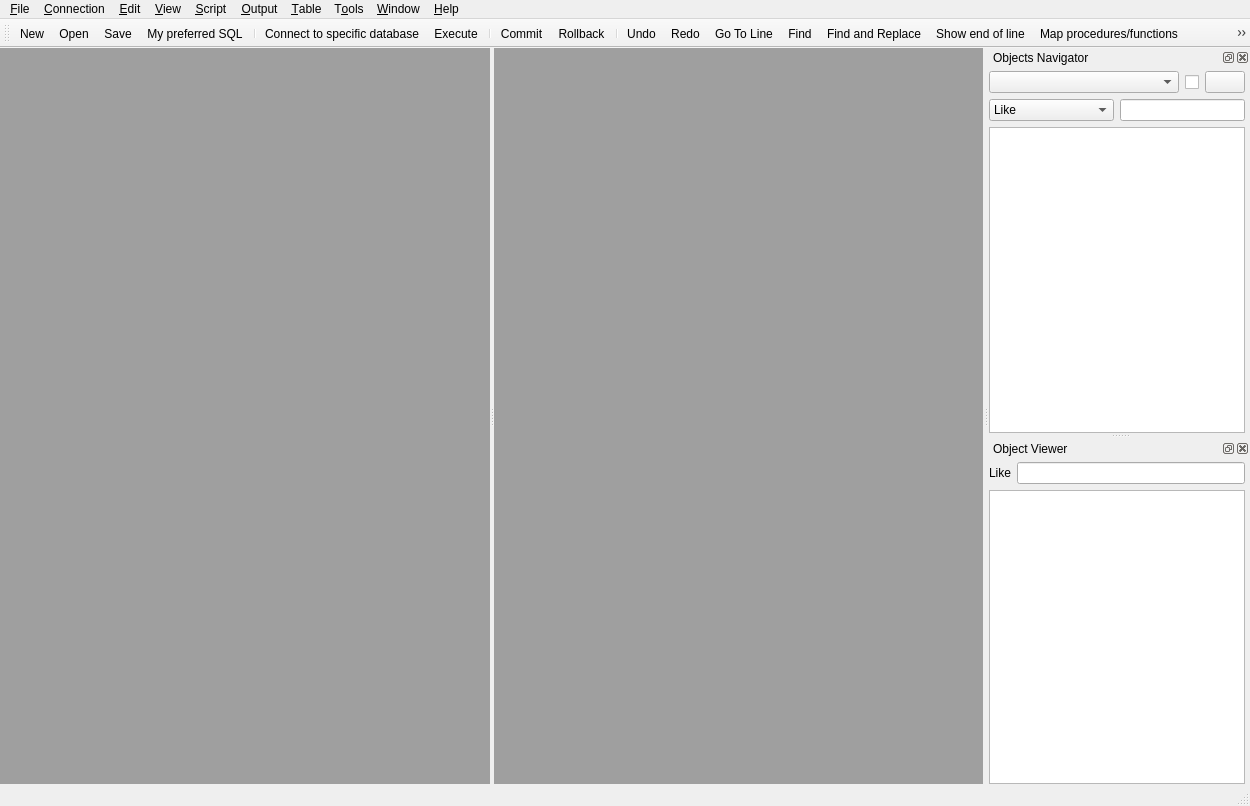
<?xml version="1.0" encoding="UTF-8"?>
<ui version="4.0">
 <class>MSql_win1</class>
 <widget class="QMainWindow" name="MSql_win1">
  <property name="geometry">
   <rect>
    <x>0</x>
    <y>0</y>
    <width>1250</width>
    <height>806</height>
   </rect>
  </property>
  <property name="windowTitle">
   <string>MSql Editor</string>
  </property>
  <property name="windowIcon">
   <iconset resource="resource.qrc">
    <normaloff>:/icons/icons/MSql.ico</normaloff>:/icons/icons/MSql.ico</iconset>
  </property>
  <widget class="QWidget" name="centralwidget">
   <property name="sizePolicy">
    <sizepolicy hsizetype="Expanding" vsizetype="Expanding">
     <horstretch>0</horstretch>
     <verstretch>0</verstretch>
    </sizepolicy>
   </property>
   <layout class="QGridLayout" name="gridLayout_3">
    <property name="leftMargin">
     <number>0</number>
    </property>
    <property name="topMargin">
     <number>0</number>
    </property>
    <property name="rightMargin">
     <number>0</number>
    </property>
    <property name="bottomMargin">
     <number>0</number>
    </property>
    <item row="0" column="0">
     <widget class="QSplitter" name="splitter_mdi">
      <property name="orientation">
       <enum>Qt::Horizontal</enum>
      </property>
      <widget class="QMdiArea" name="mdiArea">
       <property name="activationOrder">
        <enum>QMdiArea::ActivationHistoryOrder</enum>
       </property>
       <property name="viewMode">
        <enum>QMdiArea::TabbedView</enum>
       </property>
       <property name="tabsClosable">
        <bool>true</bool>
       </property>
       <property name="tabsMovable">
        <bool>true</bool>
       </property>
      </widget>
      <widget class="QMdiArea" name="mdiArea_2">
       <property name="activationOrder">
        <enum>QMdiArea::ActivationHistoryOrder</enum>
       </property>
       <property name="viewMode">
        <enum>QMdiArea::TabbedView</enum>
       </property>
       <property name="tabsClosable">
        <bool>true</bool>
       </property>
       <property name="tabsMovable">
        <bool>true</bool>
       </property>
      </widget>
     </widget>
    </item>
   </layout>
  </widget>
  <widget class="QMenuBar" name="menuBar">
   <property name="geometry">
    <rect>
     <x>0</x>
     <y>0</y>
     <width>1250</width>
     <height>26</height>
    </rect>
   </property>
   <widget class="QMenu" name="menuFiles">
    <property name="title">
     <string>&amp;File</string>
    </property>
    <widget class="QMenu" name="menuRecent_file">
     <property name="title">
      <string>Recent file</string>
     </property>
    </widget>
    <addaction name="actionNew"/>
    <addaction name="actionOpen"/>
    <addaction name="menuRecent_file"/>
    <addaction name="separator"/>
    <addaction name="actionSave"/>
    <addaction name="actionSave_as"/>
    <addaction name="separator"/>
    <addaction name="actionClose"/>
    <addaction name="actionClose_all"/>
    <addaction name="separator"/>
    <addaction name="actionUTF_8_Coding"/>
    <addaction name="separator"/>
    <addaction name="actionPreferences"/>
    <addaction name="separator"/>
    <addaction name="actionExit"/>
   </widget>
   <widget class="QMenu" name="menuServer">
    <property name="title">
     <string>&amp;Connection</string>
    </property>
    <addaction name="actionConnect"/>
   </widget>
   <widget class="QMenu" name="menuEdit">
    <property name="title">
     <string>&amp;Edit</string>
    </property>
    <addaction name="actionFind"/>
    <addaction name="actionFind_and_Replace"/>
    <addaction name="actionGo_To_Line"/>
    <addaction name="separator"/>
    <addaction name="actionRect_selection"/>
    <addaction name="actionUppercase_current_selection"/>
    <addaction name="actionLowercase"/>
    <addaction name="separator"/>
    <addaction name="actionComment_selection"/>
    <addaction name="actionUncomment_selection"/>
    <addaction name="separator"/>
    <addaction name="actionUndo"/>
    <addaction name="actionRedo"/>
    <addaction name="actionCut"/>
    <addaction name="actionCopy"/>
    <addaction name="actionPaste"/>
    <addaction name="actionSelectAll"/>
    <addaction name="separator"/>
    <addaction name="actionFormat_SQL_instruction"/>
   </widget>
   <widget class="QMenu" name="menuRun">
    <property name="title">
     <string>&amp;Script</string>
    </property>
    <addaction name="actionRun_selected_area"/>
    <addaction name="actionCommit"/>
    <addaction name="actionRollback"/>
    <addaction name="separator"/>
    <addaction name="actionExplain_Plan"/>
    <addaction name="separator"/>
    <addaction name="actionFind_object"/>
    <addaction name="actionQuick_query"/>
   </widget>
   <widget class="QMenu" name="menuAdvanced">
    <property name="title">
     <string>&amp;Table</string>
    </property>
    <addaction name="actionMake_table_editable"/>
    <addaction name="actionSave_modified_data"/>
   </widget>
   <widget class="QMenu" name="menuSql">
    <property name="title">
     <string>&amp;Output</string>
    </property>
    <addaction name="actionGo_to_Top"/>
    <addaction name="actionGo_to_End"/>
    <addaction name="actionExport_to_Excel"/>
    <addaction name="separator"/>
    <addaction name="actionAutoColumnResize"/>
    <addaction name="separator"/>
    <addaction name="actionClear_output"/>
    <addaction name="actionAuto_clear_output"/>
    <addaction name="separator"/>
    <addaction name="actionExtract_sql_from_output"/>
    <addaction name="separator"/>
    <addaction name="actionFont_output_selector"/>
   </widget>
   <widget class="QMenu" name="menuWindow">
    <property name="title">
     <string>&amp;Window</string>
    </property>
    <addaction name="actionCascade"/>
    <addaction name="actionTile"/>
    <addaction name="separator"/>
    <addaction name="actionTabbed"/>
    <addaction name="separator"/>
   </widget>
   <widget class="QMenu" name="menuHelp">
    <property name="title">
     <string>&amp;Help</string>
    </property>
    <addaction name="actionHelp"/>
    <addaction name="actionProgram_info"/>
   </widget>
   <widget class="QMenu" name="menuTools">
    <property name="title">
     <string>T&amp;ools</string>
    </property>
    <addaction name="actionMaps_procedure_function"/>
    <addaction name="actionMy_preferred_SQL"/>
    <addaction name="actionHistory"/>
    <addaction name="actionCreate_autocompletation_dictionary"/>
    <addaction name="separator"/>
    <addaction name="actionObjects_Navigator"/>
    <addaction name="actionObject_Viewer"/>
   </widget>
   <widget class="QMenu" name="menuView">
    <property name="title">
     <string>&amp;View</string>
    </property>
    <addaction name="actionZoom_In"/>
    <addaction name="actionZoom_Out"/>
    <addaction name="separator"/>
    <addaction name="actionFold_All"/>
    <addaction name="actionShow_end_of_line"/>
    <addaction name="separator"/>
    <addaction name="actionSplit_view"/>
    <addaction name="separator"/>
    <addaction name="actionFont_editor_selector"/>
   </widget>
   <addaction name="menuFiles"/>
   <addaction name="menuServer"/>
   <addaction name="menuEdit"/>
   <addaction name="menuView"/>
   <addaction name="menuRun"/>
   <addaction name="menuSql"/>
   <addaction name="menuAdvanced"/>
   <addaction name="menuTools"/>
   <addaction name="menuWindow"/>
   <addaction name="menuHelp"/>
  </widget>
  <widget class="QDockWidget" name="dockWidget">
   <property name="sizePolicy">
    <sizepolicy hsizetype="Expanding" vsizetype="Expanding">
     <horstretch>0</horstretch>
     <verstretch>0</verstretch>
    </sizepolicy>
   </property>
   <property name="minimumSize">
    <size>
     <width>250</width>
     <height>210</height>
    </size>
   </property>
   <property name="windowTitle">
    <string>Objects Navigator</string>
   </property>
   <attribute name="dockWidgetArea">
    <number>2</number>
   </attribute>
   <widget class="QWidget" name="dockWidgetContents">
    <property name="sizePolicy">
     <sizepolicy hsizetype="Expanding" vsizetype="Expanding">
      <horstretch>0</horstretch>
      <verstretch>0</verstretch>
     </sizepolicy>
    </property>
    <layout class="QHBoxLayout" name="horizontalLayout_4">
     <property name="leftMargin">
      <number>0</number>
     </property>
     <property name="topMargin">
      <number>0</number>
     </property>
     <property name="rightMargin">
      <number>5</number>
     </property>
     <property name="bottomMargin">
      <number>0</number>
     </property>
     <item>
      <widget class="QWidget" name="widget" native="true">
       <property name="sizePolicy">
        <sizepolicy hsizetype="Expanding" vsizetype="Expanding">
         <horstretch>0</horstretch>
         <verstretch>0</verstretch>
        </sizepolicy>
       </property>
       <layout class="QGridLayout" name="gridLayout">
        <property name="leftMargin">
         <number>0</number>
        </property>
        <property name="topMargin">
         <number>4</number>
        </property>
        <property name="rightMargin">
         <number>0</number>
        </property>
        <property name="bottomMargin">
         <number>0</number>
        </property>
        <item row="0" column="0">
         <layout class="QHBoxLayout" name="horizontalLayout_2" stretch="2,0,0">
          <item>
           <widget class="QComboBox" name="oggetti_db_scelta">
            <property name="sizePolicy">
             <sizepolicy hsizetype="Preferred" vsizetype="Preferred">
              <horstretch>0</horstretch>
              <verstretch>0</verstretch>
             </sizepolicy>
            </property>
            <item>
             <property name="text">
              <string/>
             </property>
            </item>
            <item>
             <property name="text">
              <string>Tables</string>
             </property>
             <property name="icon">
              <iconset resource="resource.qrc">
               <normaloff>:/icons/icons/table.png</normaloff>:/icons/icons/table.png</iconset>
             </property>
            </item>
            <item>
             <property name="text">
              <string>Packages body</string>
             </property>
             <property name="icon">
              <iconset resource="resource.qrc">
               <normaloff>:/icons/icons/package_body.png</normaloff>:/icons/icons/package_body.png</iconset>
             </property>
            </item>
            <item>
             <property name="text">
              <string>Packages</string>
             </property>
             <property name="icon">
              <iconset resource="resource.qrc">
               <normaloff>:/icons/icons/package.png</normaloff>:/icons/icons/package.png</iconset>
             </property>
            </item>
            <item>
             <property name="text">
              <string>Procedures</string>
             </property>
             <property name="icon">
              <iconset resource="resource.qrc">
               <normaloff>:/icons/icons/procedure.png</normaloff>:/icons/icons/procedure.png</iconset>
             </property>
            </item>
            <item>
             <property name="text">
              <string>Functions</string>
             </property>
             <property name="icon">
              <iconset resource="resource.qrc">
               <normaloff>:/icons/icons/function.png</normaloff>:/icons/icons/function.png</iconset>
             </property>
            </item>
            <item>
             <property name="text">
              <string>Triggers</string>
             </property>
             <property name="icon">
              <iconset resource="resource.qrc">
               <normaloff>:/icons/icons/trigger.png</normaloff>:/icons/icons/trigger.png</iconset>
             </property>
            </item>
            <item>
             <property name="text">
              <string>Views</string>
             </property>
             <property name="icon">
              <iconset resource="resource.qrc">
               <normaloff>:/icons/icons/view.png</normaloff>:/icons/icons/view.png</iconset>
             </property>
            </item>
            <item>
             <property name="text">
              <string>Sequences</string>
             </property>
             <property name="icon">
              <iconset resource="resource.qrc">
               <normaloff>:/icons/icons/sequence.png</normaloff>:/icons/icons/sequence.png</iconset>
             </property>
            </item>
            <item>
             <property name="text">
              <string>Primary keys</string>
             </property>
             <property name="icon">
              <iconset resource="resource.qrc">
               <normaloff>:/icons/icons/primary_key.png</normaloff>:/icons/icons/primary_key.png</iconset>
             </property>
            </item>
            <item>
             <property name="text">
              <string>Unique keys</string>
             </property>
             <property name="icon">
              <iconset resource="resource.qrc">
               <normaloff>:/icons/icons/unique_key.png</normaloff>:/icons/icons/unique_key.png</iconset>
             </property>
            </item>
            <item>
             <property name="text">
              <string>Foreign keys</string>
             </property>
             <property name="icon">
              <iconset resource="resource.qrc">
               <normaloff>:/icons/icons/foreign_key.png</normaloff>:/icons/icons/foreign_key.png</iconset>
             </property>
            </item>
            <item>
             <property name="text">
              <string>Check keys</string>
             </property>
             <property name="icon">
              <iconset resource="resource.qrc">
               <normaloff>:/icons/icons/check_key.png</normaloff>:/icons/icons/check_key.png</iconset>
             </property>
            </item>
            <item>
             <property name="text">
              <string>Indexes</string>
             </property>
             <property name="icon">
              <iconset resource="resource.qrc">
               <normaloff>:/icons/icons/index.png</normaloff>:/icons/icons/index.png</iconset>
             </property>
            </item>
            <item>
             <property name="text">
              <string>Synonyms</string>
             </property>
             <property name="icon">
              <iconset resource="resource.qrc">
               <normaloff>:/icons/icons/synonym.png</normaloff>:/icons/icons/synonym.png</iconset>
             </property>
            </item>
           </widget>
          </item>
          <item>
           <widget class="QCheckBox" name="e_view_description">
            <property name="sizePolicy">
             <sizepolicy hsizetype="Fixed" vsizetype="Preferred">
              <horstretch>0</horstretch>
              <verstretch>0</verstretch>
             </sizepolicy>
            </property>
            <property name="toolTip">
             <string>&lt;html&gt;&lt;head/&gt;&lt;body&gt;&lt;p&gt;Load object description&lt;/p&gt;&lt;/body&gt;&lt;/html&gt;</string>
            </property>
            <property name="text">
             <string/>
            </property>
           </widget>
          </item>
          <item>
           <widget class="QPushButton" name="oggetti_db_refresh">
            <property name="text">
             <string/>
            </property>
            <property name="icon">
             <iconset resource="resource.qrc">
              <normaloff>:/icons/icons/refresh.png</normaloff>:/icons/icons/refresh.png</iconset>
            </property>
            <property name="iconSize">
             <size>
              <width>18</width>
              <height>18</height>
             </size>
            </property>
           </widget>
          </item>
         </layout>
        </item>
        <item row="1" column="0">
         <layout class="QHBoxLayout" name="horizontalLayout">
          <item>
           <widget class="QComboBox" name="oggetti_db_tipo_ricerca">
            <item>
             <property name="text">
              <string>Like</string>
             </property>
            </item>
            <item>
             <property name="text">
              <string>Start with</string>
             </property>
            </item>
            <item>
             <property name="text">
              <string>Only invalid</string>
             </property>
             <property name="icon">
              <iconset resource="resource.qrc">
               <normaloff>:/icons/icons/error.png</normaloff>:/icons/icons/error.png</iconset>
             </property>
            </item>
            <item>
             <property name="text">
              <string>Only disabled</string>
             </property>
             <property name="icon">
              <iconset resource="resource.qrc">
               <normaloff>:/icons/icons/disabled.png</normaloff>:/icons/icons/disabled.png</iconset>
             </property>
            </item>
           </widget>
          </item>
          <item>
           <widget class="QLineEdit" name="oggetti_db_ricerca">
            <property name="sizePolicy">
             <sizepolicy hsizetype="Preferred" vsizetype="Preferred">
              <horstretch>0</horstretch>
              <verstretch>0</verstretch>
             </sizepolicy>
            </property>
            <property name="inputMethodHints">
             <set>Qt::ImhNone</set>
            </property>
            <property name="clearButtonEnabled">
             <bool>true</bool>
            </property>
           </widget>
          </item>
         </layout>
        </item>
        <item row="2" column="0">
         <widget class="QListView" name="oggetti_db_elenco">
          <property name="font">
           <font>
            <pointsize>8</pointsize>
           </font>
          </property>
          <property name="editTriggers">
           <set>QAbstractItemView::NoEditTriggers</set>
          </property>
          <property name="dragEnabled">
           <bool>true</bool>
          </property>
          <property name="dragDropMode">
           <enum>QAbstractItemView::DragOnly</enum>
          </property>
          <property name="alternatingRowColors">
           <bool>true</bool>
          </property>
          <property name="selectionMode">
           <enum>QAbstractItemView::ContiguousSelection</enum>
          </property>
         </widget>
        </item>
       </layout>
      </widget>
     </item>
    </layout>
   </widget>
  </widget>
  <widget class="QStatusBar" name="statusBar"/>
  <widget class="QDockWidget" name="dockWidget_2">
   <property name="sizePolicy">
    <sizepolicy hsizetype="Expanding" vsizetype="Expanding">
     <horstretch>0</horstretch>
     <verstretch>0</verstretch>
    </sizepolicy>
   </property>
   <property name="minimumSize">
    <size>
     <width>241</width>
     <height>170</height>
    </size>
   </property>
   <property name="windowTitle">
    <string>Object Viewer</string>
   </property>
   <attribute name="dockWidgetArea">
    <number>2</number>
   </attribute>
   <widget class="QWidget" name="dockWidgetContents_2">
    <layout class="QGridLayout" name="gridLayout_2">
     <property name="leftMargin">
      <number>0</number>
     </property>
     <property name="topMargin">
      <number>4</number>
     </property>
     <property name="rightMargin">
      <number>5</number>
     </property>
     <property name="bottomMargin">
      <number>0</number>
     </property>
     <item row="0" column="0">
      <layout class="QHBoxLayout" name="horizontalLayout_3">
       <item>
        <widget class="QLabel" name="label">
         <property name="text">
          <string>Like</string>
         </property>
        </widget>
       </item>
       <item>
        <widget class="QLineEdit" name="e_object_viewer_find">
         <property name="clearButtonEnabled">
          <bool>true</bool>
         </property>
        </widget>
       </item>
      </layout>
     </item>
     <item row="1" column="0">
      <widget class="QTreeView" name="db_oggetto_tree">
       <property name="font">
        <font>
         <pointsize>8</pointsize>
        </font>
       </property>
       <property name="editTriggers">
        <set>QAbstractItemView::NoEditTriggers</set>
       </property>
       <property name="dragEnabled">
        <bool>true</bool>
       </property>
       <property name="alternatingRowColors">
        <bool>true</bool>
       </property>
       <property name="selectionMode">
        <enum>QAbstractItemView::ExtendedSelection</enum>
       </property>
       <property name="indentation">
        <number>15</number>
       </property>
      </widget>
     </item>
    </layout>
   </widget>
  </widget>
  <widget class="QToolBar" name="toolBar">
   <property name="windowTitle">
    <string>toolBar</string>
   </property>
   <attribute name="toolBarArea">
    <enum>TopToolBarArea</enum>
   </attribute>
   <attribute name="toolBarBreak">
    <bool>false</bool>
   </attribute>
   <addaction name="actionNew"/>
   <addaction name="actionOpen"/>
   <addaction name="actionSave"/>
   <addaction name="actionMy_preferred_SQL"/>
   <addaction name="separator"/>
   <addaction name="actionConnect"/>
   <addaction name="actionRun_selected_area"/>
   <addaction name="separator"/>
   <addaction name="actionCommit"/>
   <addaction name="actionRollback"/>
   <addaction name="separator"/>
   <addaction name="actionUndo"/>
   <addaction name="actionRedo"/>
   <addaction name="actionGo_To_Line"/>
   <addaction name="actionFind"/>
   <addaction name="actionFind_and_Replace"/>
   <addaction name="actionShow_end_of_line"/>
   <addaction name="actionMaps_procedure_function"/>
   <addaction name="actionZoom_In"/>
   <addaction name="actionZoom_Out"/>
   <addaction name="actionSplit_view"/>
   <addaction name="separator"/>
   <addaction name="actionAutoColumnResize"/>
   <addaction name="actionExport_to_Excel"/>
   <addaction name="separator"/>
   <addaction name="actionClear_output"/>
   <addaction name="actionMake_table_editable"/>
   <addaction name="actionSave_modified_data"/>
   <addaction name="separator"/>
   <addaction name="actionHistory"/>
   <addaction name="actionCreate_autocompletation_dictionary"/>
   <addaction name="actionPreferences"/>
   <addaction name="actionProgram_info"/>
  </widget>
  <action name="actionOpen">
   <property name="icon">
    <iconset resource="resource.qrc">
     <normaloff>:/icons/icons/folder.png</normaloff>:/icons/icons/folder.png</iconset>
   </property>
   <property name="text">
    <string>Open</string>
   </property>
   <property name="shortcut">
    <string>Ctrl+O</string>
   </property>
  </action>
  <action name="actionSave">
   <property name="icon">
    <iconset resource="resource.qrc">
     <normaloff>:/icons/icons/disk.png</normaloff>:/icons/icons/disk.png</iconset>
   </property>
   <property name="text">
    <string>Save</string>
   </property>
   <property name="shortcut">
    <string>Ctrl+S</string>
   </property>
  </action>
  <action name="actionExit">
   <property name="icon">
    <iconset resource="resource.qrc">
     <normaloff>:/icons/icons/kill.png</normaloff>:/icons/icons/kill.png</iconset>
   </property>
   <property name="text">
    <string>Exit</string>
   </property>
  </action>
  <action name="actionFind">
   <property name="checkable">
    <bool>false</bool>
   </property>
   <property name="icon">
    <iconset resource="resource.qrc">
     <normaloff>:/icons/icons/search_file.png</normaloff>:/icons/icons/search_file.png</iconset>
   </property>
   <property name="text">
    <string>Find</string>
   </property>
   <property name="shortcut">
    <string>Ctrl+F</string>
   </property>
  </action>
  <action name="actionFind_and_Replace">
   <property name="icon">
    <iconset resource="resource.qrc">
     <normaloff>:/icons/icons/find_adn_replace.png</normaloff>:/icons/icons/find_adn_replace.png</iconset>
   </property>
   <property name="text">
    <string>Find and Replace</string>
   </property>
   <property name="shortcut">
    <string>Ctrl+H</string>
   </property>
  </action>
  <action name="actionRun_selected_area">
   <property name="icon">
    <iconset resource="resource.qrc">
     <normaloff>:/icons/icons/go.png</normaloff>:/icons/icons/go.png</iconset>
   </property>
   <property name="text">
    <string>Execute</string>
   </property>
   <property name="shortcut">
    <string>F5</string>
   </property>
  </action>
  <action name="actionMake_table_editable">
   <property name="checkable">
    <bool>true</bool>
   </property>
   <property name="icon">
    <iconset resource="resource.qrc">
     <normaloff>:/icons/icons/edit.png</normaloff>:/icons/icons/edit.png</iconset>
   </property>
   <property name="text">
    <string>Make table editable</string>
   </property>
   <property name="shortcut">
    <string>F10</string>
   </property>
  </action>
  <action name="actionSave_modified_data">
   <property name="icon">
    <iconset resource="resource.qrc">
     <normaloff>:/icons/icons/function.png</normaloff>:/icons/icons/function.png</iconset>
   </property>
   <property name="text">
    <string>Script the changed data</string>
   </property>
  </action>
  <action name="actionGo_to_Top">
   <property name="icon">
    <iconset resource="resource.qrc">
     <normaloff>:/icons/icons/arrow_up.png</normaloff>:/icons/icons/arrow_up.png</iconset>
   </property>
   <property name="text">
    <string>Go to Top</string>
   </property>
   <property name="shortcut">
    <string>F7</string>
   </property>
  </action>
  <action name="actionGo_to_End">
   <property name="icon">
    <iconset resource="resource.qrc">
     <normaloff>:/icons/icons/down.png</normaloff>:/icons/icons/down.png</iconset>
   </property>
   <property name="text">
    <string>Go to End</string>
   </property>
   <property name="shortcut">
    <string>F6</string>
   </property>
  </action>
  <action name="actionExport_to_Excel">
   <property name="icon">
    <iconset resource="resource.qrc">
     <normaloff>:/icons/icons/csv.png</normaloff>:/icons/icons/csv.png</iconset>
   </property>
   <property name="text">
    <string>Export to Excel-CSV</string>
   </property>
  </action>
  <action name="actionAutoColumnResize">
   <property name="checkable">
    <bool>true</bool>
   </property>
   <property name="icon">
    <iconset resource="resource.qrc">
     <normaloff>:/icons/icons/fix_column.png</normaloff>:/icons/icons/fix_column.png</iconset>
   </property>
   <property name="text">
    <string>Auto Column Resize</string>
   </property>
  </action>
  <action name="actionSave_as">
   <property name="text">
    <string>Save as</string>
   </property>
   <property name="shortcut">
    <string>Ctrl+Shift+S</string>
   </property>
  </action>
  <action name="actionUTF_8_Coding">
   <property name="checkable">
    <bool>true</bool>
   </property>
   <property name="text">
    <string>UTF-8 Coding</string>
   </property>
  </action>
  <action name="actionFont_editor_selector">
   <property name="icon">
    <iconset resource="resource.qrc">
     <normaloff>:/icons/icons/font_type.png</normaloff>:/icons/icons/font_type.png</iconset>
   </property>
   <property name="text">
    <string>Font editor selector</string>
   </property>
  </action>
  <action name="actionFont_output_selector">
   <property name="icon">
    <iconset resource="resource.qrc">
     <normaloff>:/icons/icons/font_type.png</normaloff>:/icons/icons/font_type.png</iconset>
   </property>
   <property name="text">
    <string>Font output selector</string>
   </property>
  </action>
  <action name="actionCascade">
   <property name="icon">
    <iconset resource="resource.qrc">
     <normaloff>:/icons/icons/window2.png</normaloff>:/icons/icons/window2.png</iconset>
   </property>
   <property name="text">
    <string>Cascade</string>
   </property>
  </action>
  <action name="actionTile">
   <property name="icon">
    <iconset resource="resource.qrc">
     <normaloff>:/icons/icons/window.png</normaloff>:/icons/icons/window.png</iconset>
   </property>
   <property name="text">
    <string>Tile</string>
   </property>
  </action>
  <action name="actionNew">
   <property name="icon">
    <iconset resource="resource.qrc">
     <normaloff>:/icons/icons/new.png</normaloff>:/icons/icons/new.png</iconset>
   </property>
   <property name="text">
    <string>New</string>
   </property>
   <property name="shortcut">
    <string>Ctrl+N</string>
   </property>
  </action>
  <action name="actionProgram_info">
   <property name="icon">
    <iconset resource="resource.qrc">
     <normaloff>:/icons/icons/info.png</normaloff>:/icons/icons/info.png</iconset>
   </property>
   <property name="text">
    <string>Program info</string>
   </property>
  </action>
  <action name="actionCommit">
   <property name="icon">
    <iconset resource="resource.qrc">
     <normaloff>:/icons/icons/confirm.png</normaloff>:/icons/icons/confirm.png</iconset>
   </property>
   <property name="text">
    <string>Commit</string>
   </property>
   <property name="shortcut">
    <string>F8</string>
   </property>
  </action>
  <action name="actionRollback">
   <property name="icon">
    <iconset resource="resource.qrc">
     <normaloff>:/icons/icons/rollback.png</normaloff>:/icons/icons/rollback.png</iconset>
   </property>
   <property name="text">
    <string>Rollback</string>
   </property>
  </action>
  <action name="actionClear_output">
   <property name="icon">
    <iconset resource="resource.qrc">
     <normaloff>:/icons/icons/eraser.png</normaloff>:/icons/icons/eraser.png</iconset>
   </property>
   <property name="text">
    <string>Clear result,output</string>
   </property>
  </action>
  <action name="actionObjects_Navigator">
   <property name="icon">
    <iconset resource="resource.qrc">
     <normaloff>:/icons/icons/navigator.png</normaloff>:/icons/icons/navigator.png</iconset>
   </property>
   <property name="text">
    <string>Objects Navigator</string>
   </property>
  </action>
  <action name="actionObject_Viewer">
   <property name="icon">
    <iconset resource="resource.qrc">
     <normaloff>:/icons/icons/view.png</normaloff>:/icons/icons/view.png</iconset>
   </property>
   <property name="text">
    <string>Object Viewer</string>
   </property>
  </action>
  <action name="actionHistory">
   <property name="icon">
    <iconset resource="resource.qrc">
     <normaloff>:/icons/icons/history.png</normaloff>:/icons/icons/history.png</iconset>
   </property>
   <property name="text">
    <string>History</string>
   </property>
  </action>
  <action name="actionHelp">
   <property name="icon">
    <iconset resource="resource.qrc">
     <normaloff>:/icons/icons/help.png</normaloff>:/icons/icons/help.png</iconset>
   </property>
   <property name="text">
    <string>Help</string>
   </property>
  </action>
  <action name="actionZoom_In">
   <property name="icon">
    <iconset resource="resource.qrc">
     <normaloff>:/icons/icons/zoom_avanti.png</normaloff>:/icons/icons/zoom_avanti.png</iconset>
   </property>
   <property name="text">
    <string>Zoom In</string>
   </property>
   <property name="shortcut">
    <string>Ctrl++</string>
   </property>
  </action>
  <action name="actionZoom_Out">
   <property name="icon">
    <iconset resource="resource.qrc">
     <normaloff>:/icons/icons/zoom_indietro.png</normaloff>:/icons/icons/zoom_indietro.png</iconset>
   </property>
   <property name="text">
    <string>Zoom Out</string>
   </property>
   <property name="shortcut">
    <string>Ctrl+-</string>
   </property>
  </action>
  <action name="actionUndo">
   <property name="icon">
    <iconset resource="resource.qrc">
     <normaloff>:/icons/icons/undo.png</normaloff>:/icons/icons/undo.png</iconset>
   </property>
   <property name="text">
    <string>Undo</string>
   </property>
   <property name="shortcut">
    <string>Ctrl+Z</string>
   </property>
  </action>
  <action name="actionRedo">
   <property name="icon">
    <iconset resource="resource.qrc">
     <normaloff>:/icons/icons/redo.png</normaloff>:/icons/icons/redo.png</iconset>
   </property>
   <property name="text">
    <string>Redo</string>
   </property>
   <property name="shortcut">
    <string>Ctrl+Y</string>
   </property>
  </action>
  <action name="actionCopy">
   <property name="icon">
    <iconset resource="resource.qrc">
     <normaloff>:/icons/icons/copy.png</normaloff>:/icons/icons/copy.png</iconset>
   </property>
   <property name="text">
    <string>Copy</string>
   </property>
   <property name="shortcut">
    <string>Ctrl+C</string>
   </property>
  </action>
  <action name="actionPaste">
   <property name="icon">
    <iconset resource="resource.qrc">
     <normaloff>:/icons/icons/paste.png</normaloff>:/icons/icons/paste.png</iconset>
   </property>
   <property name="text">
    <string>Paste</string>
   </property>
   <property name="shortcut">
    <string>Ctrl+V</string>
   </property>
  </action>
  <action name="actionCut">
   <property name="icon">
    <iconset resource="resource.qrc">
     <normaloff>:/icons/icons/cut.png</normaloff>:/icons/icons/cut.png</iconset>
   </property>
   <property name="text">
    <string>Cut</string>
   </property>
   <property name="shortcut">
    <string>Ctrl+X</string>
   </property>
  </action>
  <action name="actionSelectAll">
   <property name="icon">
    <iconset resource="resource.qrc">
     <normaloff>:/icons/icons/select_all.png</normaloff>:/icons/icons/select_all.png</iconset>
   </property>
   <property name="text">
    <string>Select All</string>
   </property>
   <property name="shortcut">
    <string>Ctrl+A</string>
   </property>
  </action>
  <action name="actionGo_To_Line">
   <property name="icon">
    <iconset resource="resource.qrc">
     <normaloff>:/icons/icons/right.png</normaloff>:/icons/icons/right.png</iconset>
   </property>
   <property name="text">
    <string>Go To Line</string>
   </property>
   <property name="shortcut">
    <string>Ctrl+G</string>
   </property>
  </action>
  <action name="actionFold_All">
   <property name="icon">
    <iconset resource="resource.qrc">
     <normaloff>:/icons/icons/collapse.png</normaloff>:/icons/icons/collapse.png</iconset>
   </property>
   <property name="text">
    <string>Fold/Unfold All</string>
   </property>
  </action>
  <action name="actionRect_selection">
   <property name="icon">
    <iconset resource="resource.qrc">
     <normaloff>:/icons/icons/table.png</normaloff>:/icons/icons/table.png</iconset>
   </property>
   <property name="text">
    <string>Rect selection</string>
   </property>
  </action>
  <action name="actionConnect">
   <property name="icon">
    <iconset resource="resource.qrc">
     <normaloff>:/icons/icons/connect.png</normaloff>:/icons/icons/connect.png</iconset>
   </property>
   <property name="text">
    <string>Connect to specific database</string>
   </property>
   <property name="shortcut">
    <string>F4</string>
   </property>
  </action>
  <action name="actionUppercase_current_selection">
   <property name="icon">
    <iconset resource="resource.qrc">
     <normaloff>:/icons/icons/uppercase.png</normaloff>:/icons/icons/uppercase.png</iconset>
   </property>
   <property name="text">
    <string>Uppercase</string>
   </property>
   <property name="shortcut">
    <string>Ctrl+Shift+Up</string>
   </property>
  </action>
  <action name="actionLowercase">
   <property name="icon">
    <iconset resource="resource.qrc">
     <normaloff>:/icons/icons/lowercase.png</normaloff>:/icons/icons/lowercase.png</iconset>
   </property>
   <property name="text">
    <string>Lowercase</string>
   </property>
   <property name="shortcut">
    <string>Ctrl+Shift+Down</string>
   </property>
  </action>
  <action name="actionFind_object">
   <property name="icon">
    <iconset resource="resource.qrc">
     <normaloff>:/icons/icons/navigator.png</normaloff>:/icons/icons/navigator.png</iconset>
   </property>
   <property name="text">
    <string>Find object</string>
   </property>
  </action>
  <action name="actionPreferences">
   <property name="icon">
    <iconset resource="resource.qrc">
     <normaloff>:/icons/icons/gears.png</normaloff>:/icons/icons/gears.png</iconset>
   </property>
   <property name="text">
    <string>Preferences</string>
   </property>
  </action>
  <action name="actionCreate_autocompletation_dictionary">
   <property name="icon">
    <iconset resource="resource.qrc">
     <normaloff>:/icons/icons/dictionary.png</normaloff>:/icons/icons/dictionary.png</iconset>
   </property>
   <property name="text">
    <string>Autocomplete dictionary</string>
   </property>
  </action>
  <action name="actionShow_end_of_line">
   <property name="checkable">
    <bool>true</bool>
   </property>
   <property name="enabled">
    <bool>true</bool>
   </property>
   <property name="icon">
    <iconset resource="resource.qrc">
     <normaloff>:/icons/icons/end_of_line.png</normaloff>:/icons/icons/end_of_line.png</iconset>
   </property>
   <property name="text">
    <string>Show end of line</string>
   </property>
  </action>
  <action name="actionMaps_procedure_function">
   <property name="icon">
    <iconset resource="resource.qrc">
     <normaloff>:/icons/icons/map.png</normaloff>:/icons/icons/map.png</iconset>
   </property>
   <property name="text">
    <string>Map procedures/functions</string>
   </property>
   <property name="shortcut">
    <string>Ctrl+M</string>
   </property>
  </action>
  <action name="actionFormat_SQL_instruction">
   <property name="icon">
    <iconset resource="resource.qrc">
     <normaloff>:/icons/icons/indent.png</normaloff>:/icons/icons/indent.png</iconset>
   </property>
   <property name="text">
    <string>Format SQL statement</string>
   </property>
   <property name="shortcut">
    <string>Ctrl+P</string>
   </property>
  </action>
  <action name="actionComment_selection">
   <property name="icon">
    <iconset resource="resource.qrc">
     <normaloff>:/icons/icons/comment.png</normaloff>:/icons/icons/comment.png</iconset>
   </property>
   <property name="text">
    <string>Comment selection</string>
   </property>
   <property name="shortcut">
    <string>Ctrl+Alt+C</string>
   </property>
  </action>
  <action name="actionUncomment_selection">
   <property name="icon">
    <iconset resource="resource.qrc">
     <normaloff>:/icons/icons/uncomment.png</normaloff>:/icons/icons/uncomment.png</iconset>
   </property>
   <property name="text">
    <string>Uncomment selection</string>
   </property>
   <property name="shortcut">
    <string>Ctrl+Alt+U</string>
   </property>
  </action>
  <action name="actionQuick_query">
   <property name="icon">
    <iconset resource="resource.qrc">
     <normaloff>:/icons/icons/rabbit.png</normaloff>:/icons/icons/rabbit.png</iconset>
   </property>
   <property name="text">
    <string>Quick query</string>
   </property>
  </action>
  <action name="actionMy_preferred_SQL">
   <property name="icon">
    <iconset resource="resource.qrc">
     <normaloff>:/icons/icons/preferiti.png</normaloff>:/icons/icons/preferiti.png</iconset>
   </property>
   <property name="text">
    <string>My preferred SQL</string>
   </property>
  </action>
  <action name="actionClose">
   <property name="text">
    <string>Close</string>
   </property>
   <property name="shortcut">
    <string>Ctrl+W</string>
   </property>
  </action>
  <action name="actionClose_all">
   <property name="text">
    <string>Close all</string>
   </property>
  </action>
  <action name="actionExplain_Plan">
   <property name="icon">
    <iconset resource="resource.qrc">
     <normaloff>:/icons/icons/explain_plan.png</normaloff>:/icons/icons/explain_plan.png</iconset>
   </property>
   <property name="text">
    <string>Explain plan</string>
   </property>
   <property name="shortcut">
    <string>F9</string>
   </property>
  </action>
  <action name="actionTabbed">
   <property name="icon">
    <iconset resource="resource.qrc">
     <normaloff>:/icons/icons/tab.png</normaloff>:/icons/icons/tab.png</iconset>
   </property>
   <property name="text">
    <string>Tabbed</string>
   </property>
  </action>
  <action name="actionAuto_clear_output">
   <property name="checkable">
    <bool>true</bool>
   </property>
   <property name="text">
    <string>Auto clear output</string>
   </property>
  </action>
  <action name="actionExtract_sql_from_output">
   <property name="icon">
    <iconset resource="resource.qrc">
     <normaloff>:/icons/icons/sql.png</normaloff>:/icons/icons/sql.png</iconset>
   </property>
   <property name="text">
    <string>Extract sql from output</string>
   </property>
  </action>
  <action name="actionSplit_view">
   <property name="icon">
    <iconset resource="resource.qrc">
     <normaloff>:/icons/icons/two_columns.png</normaloff>:/icons/icons/two_columns.png</iconset>
   </property>
   <property name="text">
    <string>Split view</string>
   </property>
   <property name="toolTip">
    <string>&lt;html&gt;&lt;head/&gt;&lt;body&gt;&lt;p&gt;Split view (You must have at least two files open!)&lt;/p&gt;&lt;/body&gt;&lt;/html&gt;</string>
   </property>
   <property name="shortcut">
    <string>Ctrl+\</string>
   </property>
  </action>
 </widget>
 <tabstops>
  <tabstop>oggetti_db_scelta</tabstop>
  <tabstop>e_view_description</tabstop>
  <tabstop>oggetti_db_refresh</tabstop>
  <tabstop>oggetti_db_tipo_ricerca</tabstop>
  <tabstop>oggetti_db_ricerca</tabstop>
  <tabstop>oggetti_db_elenco</tabstop>
  <tabstop>e_object_viewer_find</tabstop>
  <tabstop>db_oggetto_tree</tabstop>
 </tabstops>
 <resources>
  <include location="resource.qrc"/>
 </resources>
 <connections>
  <connection>
   <sender>oggetti_db_scelta</sender>
   <signal>currentTextChanged(QString)</signal>
   <receiver>MSql_win1</receiver>
   <slot>slot_oggetti_db_scelta()</slot>
   <hints>
    <hint type="sourcelabel">
     <x>1182</x>
     <y>119</y>
    </hint>
    <hint type="destinationlabel">
     <x>1253</x>
     <y>105</y>
    </hint>
   </hints>
  </connection>
  <connection>
   <sender>oggetti_db_tipo_ricerca</sender>
   <signal>currentTextChanged(QString)</signal>
   <receiver>MSql_win1</receiver>
   <slot>slot_oggetti_db_scelta()</slot>
   <hints>
    <hint type="sourcelabel">
     <x>1099</x>
     <y>154</y>
    </hint>
    <hint type="destinationlabel">
     <x>1055</x>
     <y>-12</y>
    </hint>
   </hints>
  </connection>
  <connection>
   <sender>oggetti_db_refresh</sender>
   <signal>clicked()</signal>
   <receiver>MSql_win1</receiver>
   <slot>slot_oggetti_db_scelta()</slot>
   <hints>
    <hint type="sourcelabel">
     <x>1243</x>
     <y>119</y>
    </hint>
    <hint type="destinationlabel">
     <x>1159</x>
     <y>-1</y>
    </hint>
   </hints>
  </connection>
  <connection>
   <sender>db_oggetto_tree</sender>
   <signal>expanded(QModelIndex)</signal>
   <receiver>MSql_win1</receiver>
   <slot>slot_db_oggetto_tree_expand()</slot>
   <hints>
    <hint type="sourcelabel">
     <x>1244</x>
     <y>780</y>
    </hint>
    <hint type="destinationlabel">
     <x>995</x>
     <y>-5</y>
    </hint>
   </hints>
  </connection>
  <connection>
   <sender>e_view_description</sender>
   <signal>clicked()</signal>
   <receiver>MSql_win1</receiver>
   <slot>slot_oggetti_db_scelta()</slot>
   <hints>
    <hint type="sourcelabel">
     <x>1205</x>
     <y>119</y>
    </hint>
    <hint type="destinationlabel">
     <x>1219</x>
     <y>-5</y>
    </hint>
   </hints>
  </connection>
  <connection>
   <sender>oggetti_db_elenco</sender>
   <signal>clicked(QModelIndex)</signal>
   <receiver>MSql_win1</receiver>
   <slot>slot_oggetti_db_click()</slot>
   <hints>
    <hint type="sourcelabel">
     <x>1184</x>
     <y>176</y>
    </hint>
    <hint type="destinationlabel">
     <x>783</x>
     <y>-14</y>
    </hint>
   </hints>
  </connection>
  <connection>
   <sender>e_object_viewer_find</sender>
   <signal>editingFinished()</signal>
   <receiver>MSql_win1</receiver>
   <slot>slot_object_viewer_find()</slot>
   <hints>
    <hint type="sourcelabel">
     <x>1243</x>
     <y>505</y>
    </hint>
    <hint type="destinationlabel">
     <x>800</x>
     <y>-6</y>
    </hint>
   </hints>
  </connection>
  <connection>
   <sender>oggetti_db_ricerca</sender>
   <signal>textChanged(QString)</signal>
   <receiver>MSql_win1</receiver>
   <slot>slot_object_navigator_start_timer()</slot>
   <hints>
    <hint type="sourcelabel">
     <x>1147</x>
     <y>147</y>
    </hint>
    <hint type="destinationlabel">
     <x>1139</x>
     <y>-23</y>
    </hint>
   </hints>
  </connection>
 </connections>
 <slots>
  <slot>slot_oggetti_db_scelta()</slot>
  <slot>slot_oggetti_db_click()</slot>
  <slot>slot_resize_MSql_win1()</slot>
  <slot>slot_db_oggetto_tree_expand()</slot>
  <slot>slot_object_viewer_find()</slot>
  <slot>slot_object_navigator_start_timer()</slot>
 </slots>
</ui>
